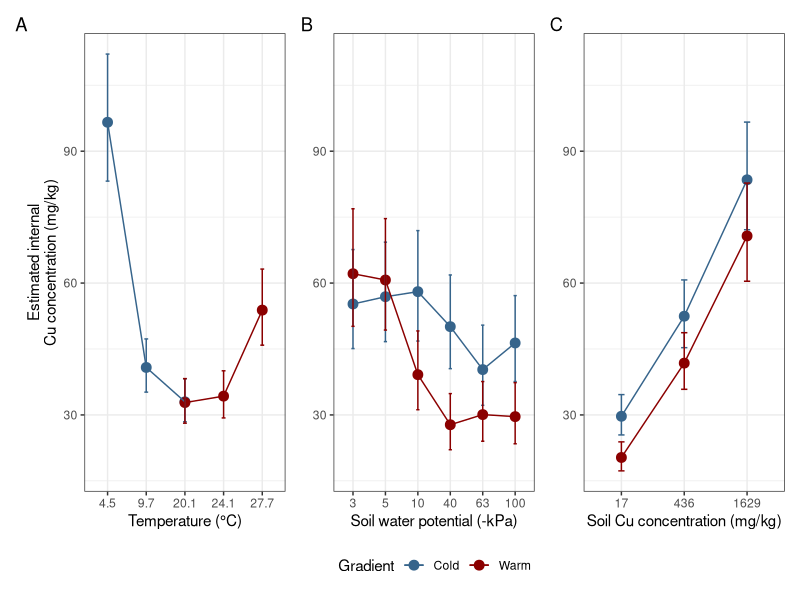
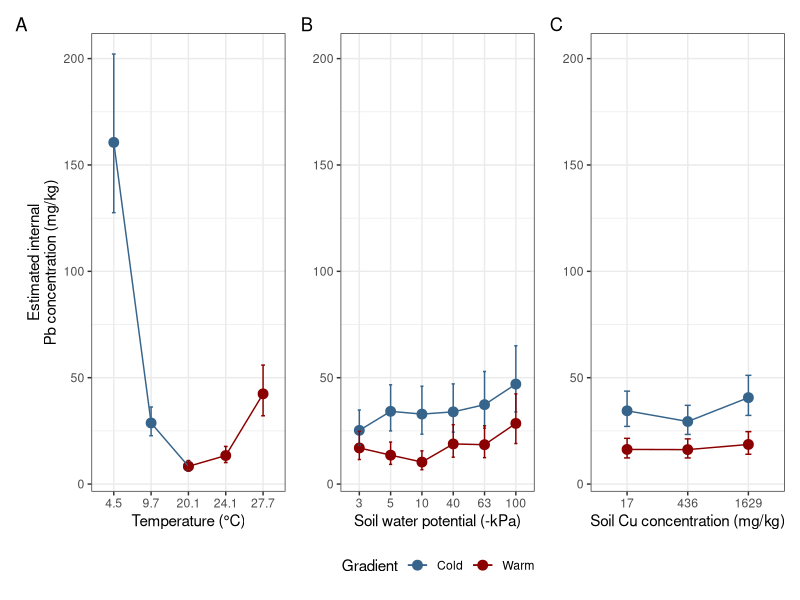
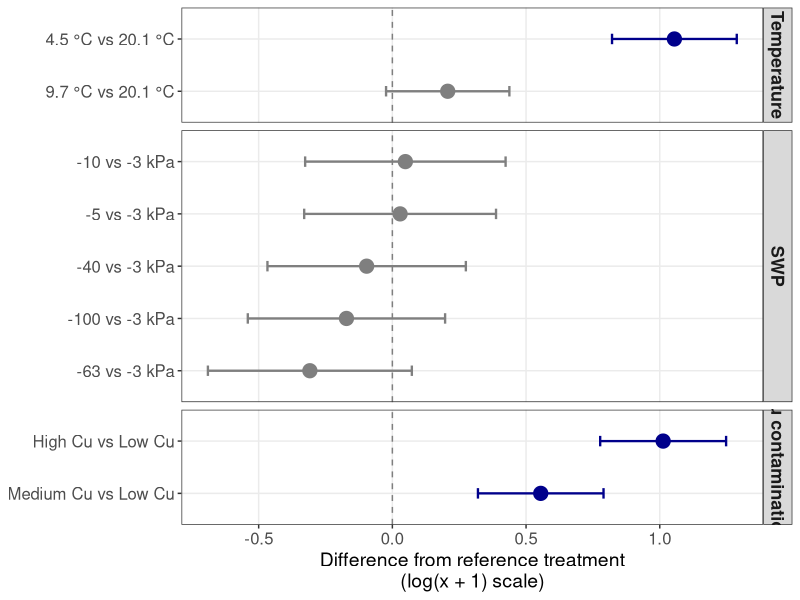
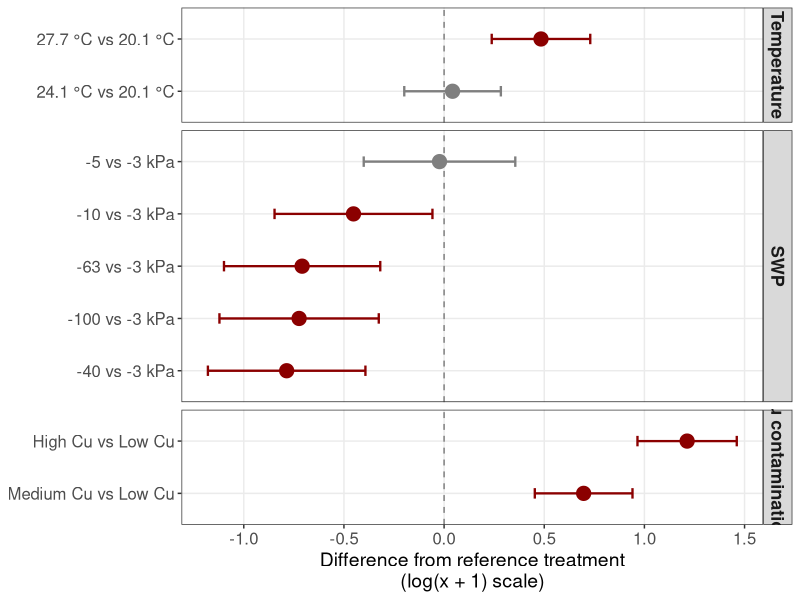
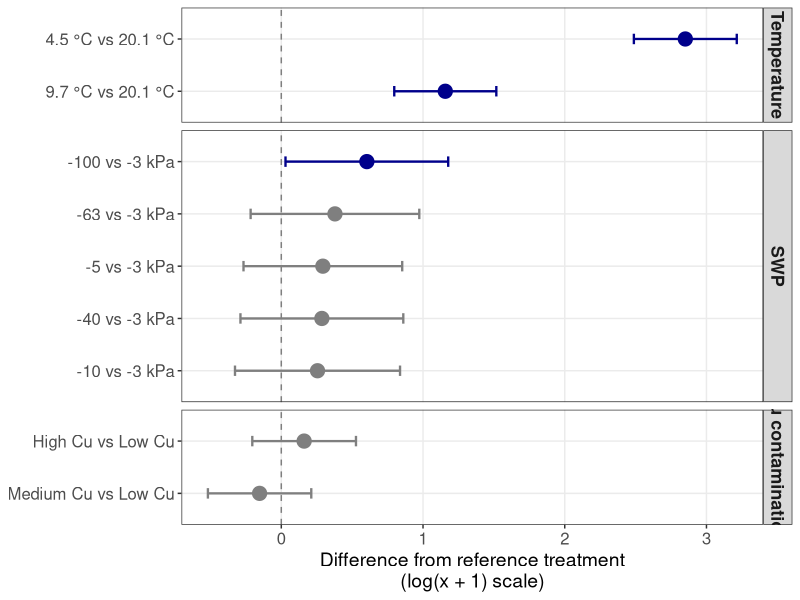
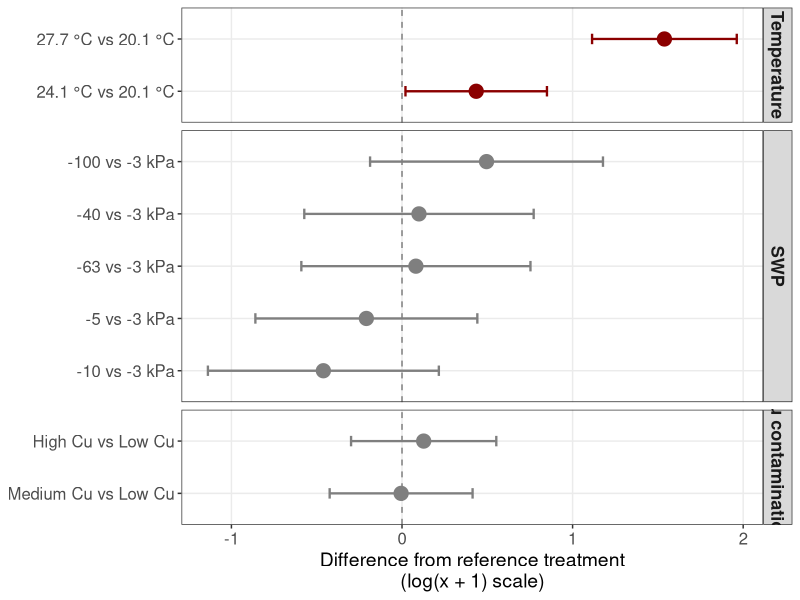
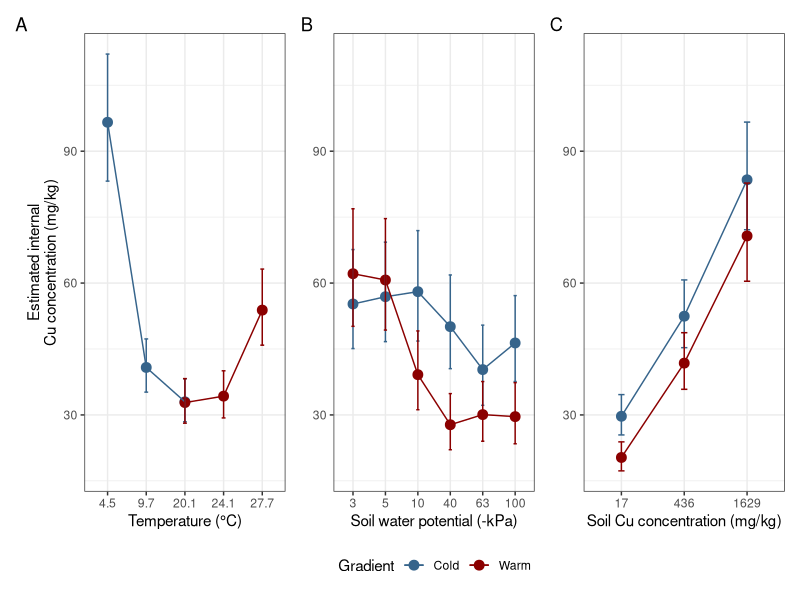
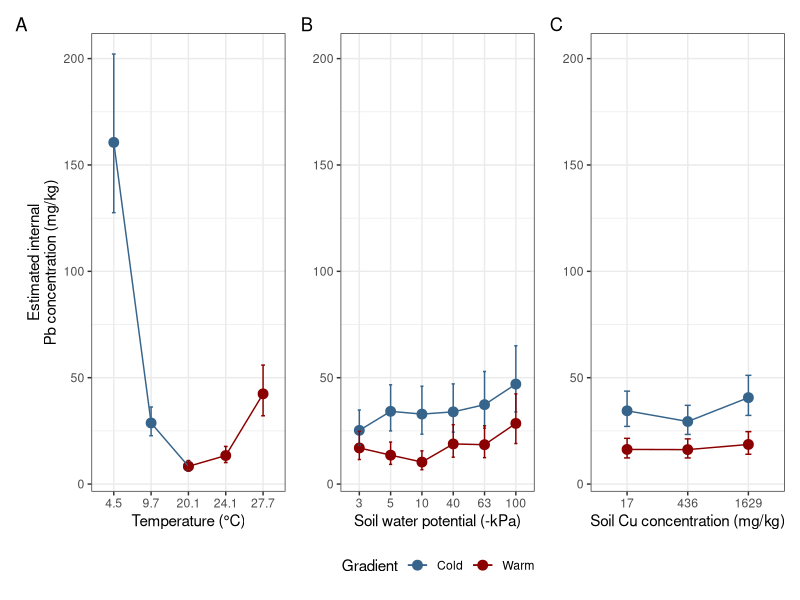

R code for these plots, in order:
################################################################################
# Figures 1-2 (main manuscript) and SI forest plots:
# internal Cu and Pb concentrations
#
# All statistical analyses were performed on log(x + 1)-transformed internal
# concentrations to address non-normality. Figures 1-2 show estimated marginal
# means and 95% CIs from the final models, back-transformed to the original
# scale (mg/kg) as exp(x) - 1; these correspond to geometric means. The SI
# forest plots show contrasts on the log(x + 1) scale, from the same models.
################################################################################

library(tidyverse) # v. 2.0.0
library(emmeans)
library(patchwork)

# ---- data ---------------------------------------------------------------------

cu.list   <- c(17, 436, 1629)
swp.list  <- c(3, 5, 10, 40, 63, 100)
temp.list <- c(4.5, 9.7, 20.1, 24.1, 27.7)

dat.org <- read_csv("data/cuaspb.csv") %>%
  as_tibble() %>%
  mutate(
    sqrcu = case_when(
      cul == "L1" ~ cu.list[1],
      cul == "L2" ~ cu.list[2],
      cul == "L3" ~ cu.list[3]
    ),
    tem = case_when(
      temp == "5"  ~ temp.list[1],
      temp == "10" ~ temp.list[2],
      temp == "20" ~ temp.list[3],
      temp == "24" ~ temp.list[4],
      temp == "28" ~ temp.list[5]
    ),
    lgswp = case_when(
      swp == "3"   ~ swp.list[1],
      swp == "5"   ~ swp.list[2],
      swp == "10"  ~ swp.list[3],
      swp == "40"  ~ swp.list[4],
      swp == "70"  ~ swp.list[5],
      swp == "100" ~ swp.list[6]
    )
  ) %>%
  dplyr::select(tem, sqrcu, lgswp, weight, cu, pb, repli) %>%
  filter(between(cu, 0, 2000) & between(pb, 0, 2000))

dat.cold <- dat.org %>%
  filter(tem %in% c(20.1, 9.7, 4.5))

dat.warm <- dat.org %>%
  filter(tem %in% c(20.1, 24.1, 27.7))

# ---- final models (Table S3) ------------------------------------------------------
# These four models are used for everything below: figures, Results values
# and SI forest plots.

# Internal Cu, cold gradient: main effects, temperature × Cu and SWP × Cu
mod.cu.cold <- lm(
  log(cu + 1) ~ factor(tem) + factor(lgswp) + factor(sqrcu) +
    factor(tem):factor(sqrcu) + factor(lgswp):factor(sqrcu),
  data = dat.cold
)

# Internal Cu, warm gradient: main effects, temperature × SWP and SWP × Cu
mod.cu.warm <- lm(
  log(cu + 1) ~ factor(tem) + factor(lgswp) + factor(sqrcu) +
    factor(tem):factor(lgswp) + factor(lgswp):factor(sqrcu),
  data = dat.warm
)

# Internal Pb, both gradients: main effects only
mod.pb.cold <- lm(
  log(pb + 1) ~ factor(tem) + factor(lgswp) + factor(sqrcu),
  data = dat.cold
)
mod.pb.warm <- lm(
  log(pb + 1) ~ factor(tem) + factor(lgswp) + factor(sqrcu),
  data = dat.warm
)

# ---- back-transformed estimated marginal means ------------------------------------

# EMMs and 95% CIs are calculated on the log(x + 1) scale and back-transformed
# explicitly as exp(x) - 1. This is done by hand rather than with
# type = "response", because recent versions of emmeans detect log(x + 1)
# automatically, and adding make.tran("genlog", 1) on top subtracted the
# constant twice (all means were 1 mg/kg too low).
# The check stops the script if a model was not fitted on the log(x + 1) scale.
get_emm <- function(model, term, gradient) {
  resp <- deparse(formula(model)[[2]])
  if (!grepl("^log\\(.+ \\+ 1\\)$", resp)) {
    stop("Model response is '", resp, "', expected log(x + 1).")
  }
  summary(emmeans(model, as.formula(paste("~", term))), type = "link") %>%
    as.data.frame() %>%
    mutate(across(c(emmean, lower.CL, upper.CL), ~ exp(.x) - 1),
           Gradient = gradient) %>%
    dplyr::select(-SE)   # the SE is on the log(x + 1) scale
}

collect_emms <- function(mod.cold, mod.warm) {
  terms <- c(tem = "tem", lgswp = "lgswp", sqrcu = "sqrcu")
  lapply(terms, function(tm)
    rbind(get_emm(mod.cold, tm, "Cold"),
          get_emm(mod.warm, tm, "Warm")))
}

emms.cu <- collect_emms(mod.cu.cold, mod.cu.warm)
emms.pb <- collect_emms(mod.pb.cold, mod.pb.warm)

# ---- Figures 1-2 ----------------------------------------------------------------

plot_emm <- function(df, xvar, xlab, ylab = NULL, ylim) {
  ggplot(df,
         aes(x = factor(.data[[xvar]]),
             y = emmean,
             colour = Gradient,
             group = Gradient)) +
    geom_point(size = 3) +
    geom_line() +
    geom_errorbar(aes(ymin = lower.CL, ymax = upper.CL), width = 0.1) +
    coord_cartesian(ylim = ylim) +
    scale_colour_manual(values = c("Cold" = "steelblue4",
                                   "Warm" = "red4")) +
    labs(x = xlab, y = ylab) +
    theme_bw() +
    theme(legend.position = "bottom")
}

make_figure <- function(emms, metal) {
  # common y-range across the three panels
  ylim <- range(unlist(lapply(emms, function(d) c(d$lower.CL, d$upper.CL))),
                na.rm = TRUE)
  
  p.temp <- plot_emm(emms$tem, "tem",
                     xlab = "Temperature (°C)",
                     ylab = paste0("Estimated internal\n", metal,
                                   " concentration (mg/kg)"),
                     ylim = ylim)
  p.swp  <- plot_emm(emms$lgswp, "lgswp",
                     xlab = "Soil water potential (-kPa)", ylim = ylim)
  p.cu   <- plot_emm(emms$sqrcu, "sqrcu",
                     xlab = "Soil Cu concentration (mg/kg)", ylim = ylim)
  
  (p.temp + p.swp + p.cu) +
    plot_annotation(tag_levels = "A") +
    plot_layout(guides = "collect") &
    theme(legend.position = "bottom")
}

fig.cu <- make_figure(emms.cu, "Cu")
fig.pb <- make_figure(emms.pb, "Pb")

fig.cu
fig.pb

ggsave("cu_internal.pdf", plot = fig.cu,
       width = 240, height = 105, units = "mm")
ggsave("pb_internal.pdf", plot = fig.pb,
       width = 240, height = 105, units = "mm")

# ---- values for the Results text --------------------------------------------------

# Back-transformed means and 95% CIs (mg/kg)
report_emms <- function(emms) {
  lapply(emms, function(d)
    d %>%
      dplyr::select(Gradient, 1, emmean, lower.CL, upper.CL) %>%
      mutate(across(c(emmean, lower.CL, upper.CL), ~ round(.x, 1))))
}

report_emms(emms.cu)
report_emms(emms.pb)

# Fold differences between temperatures, two versions from the same model:
# - fold_contrast: back-transformed contrast exp(difference on the log(x + 1)
#   scale), with 95% CI and P-value. Strictly the ratio of (concentration + 1).
# - fold_means:    ratio of the back-transformed means (no CI).
# At high concentrations the two are nearly identical; at low concentrations
# (e.g. Pb at 20.1 °C) the + 1 makes a noticeable difference. Use one of them
# consistently in the Abstract, Results and Discussion.
fold_diff <- function(model, term = "tem") {
  ctr <- summary(pairs(emmeans(model, as.formula(paste("~", term)))),
                 infer = TRUE, type = "link") %>%
    as.data.frame()
  
  means <- summary(emmeans(model, as.formula(paste("~", term))),
                   type = "link") %>%
    as.data.frame()
  means$bt <- exp(means$emmean) - 1
  names(means)[1] <- "level"
  
  # level names in the contrast labels, e.g. "tem4.5 - tem20.1"
  lv <- str_match(as.character(ctr$contrast),
                  paste0("^", term, "(\\S+) - ", term, "(\\S+)$"))
  
  ctr %>%
    transmute(contrast,
              fold_contrast = round(exp(estimate), 2),
              lower         = round(exp(lower.CL), 2),
              upper         = round(exp(upper.CL), 2),
              p.value       = signif(p.value, 3),
              fold_means    = round(
                means$bt[match(lv[, 2], as.character(means$level))] /
                  means$bt[match(lv[, 3], as.character(means$level))], 2))
}

fold_diff(mod.cu.cold)
fold_diff(mod.cu.warm)
fold_diff(mod.pb.cold)
fold_diff(mod.pb.warm)

# ---- SI forest plots (log(x + 1) scale) ------------------------------------------

label_contrast <- function(x) {
  cu.names <- c("17" = "Low Cu", "436" = "Medium Cu", "1629" = "High Cu")
  x %>%
    str_replace("^tem(\\S+) - tem(\\S+)$", "\\1 °C vs \\2 °C") %>%
    str_replace("^lgswp(\\S+) - lgswp(\\S+)$", "-\\1 vs -\\2 kPa") %>%
    str_replace_all("sqrcu(\\d+)", function(m) cu.names[sub("sqrcu", "", m)]) %>%
    str_replace(" - ", " vs ")
}

# Treatment-vs-reference contrasts on the log(x + 1) scale, averaged over the
# levels of the other factors. Reference levels: 20.1 °C, -3 kPa, lowest soil Cu.
get_contrasts <- function(model, term, group) {
  emm <- emmeans(model, as.formula(paste("~", term)))
  lev <- as.character(summary(emm)[[term]])
  ref <- if (term == "tem") which(lev == "20.1") else 1
  
  summary(contrast(emm, method = "trt.vs.ctrl", ref = ref),
          infer = TRUE, type = "link") %>%
    as.data.frame() %>%
    mutate(contrast = as.character(contrast),
           group = group)
}

forest_plot <- function(model, colour) {
  coef.df <- bind_rows(
    get_contrasts(model, "tem",   "Temperature"),
    get_contrasts(model, "lgswp", "SWP"),
    get_contrasts(model, "sqrcu", "Cu contamination")
  ) %>%
    mutate(
      contrast = label_contrast(contrast),
      group    = factor(group,
                        levels = c("Temperature", "SWP", "Cu contamination")),
      sig      = lower.CL > 0 | upper.CL < 0
    )
  
  ggplot(coef.df,
         aes(y = reorder(contrast, estimate),
             x = estimate,
             colour = sig)) +
    geom_vline(xintercept = 0, linetype = 2, colour = "grey50") +
    geom_point(size = 4.5) +
    geom_errorbar(aes(xmin = lower.CL, xmax = upper.CL),
                  width = 0.2, linewidth = 0.8, orientation = "y") +
    scale_colour_manual(values = c("FALSE" = "grey50", "TRUE" = colour),
                        guide = "none") +
    facet_grid(group ~ ., scales = "free_y", space = "free_y") +
    labs(x = "Difference from reference treatment\n(log(x + 1) scale)",
         y = NULL) +
    theme_bw() +
    theme(axis.text = element_text(size = 12),
          axis.title = element_text(size = 14),
          strip.text = element_text(size = 13, face = "bold"),
          panel.grid.minor = element_blank())
}

fp.cu.cold <- forest_plot(mod.cu.cold, "blue4")
fp.cu.warm <- forest_plot(mod.cu.warm, "red4")
fp.pb.cold <- forest_plot(mod.pb.cold, "blue4")
fp.pb.warm <- forest_plot(mod.pb.warm, "red4")

fp.cu.cold
fp.cu.warm
fp.pb.cold
fp.pb.warm
